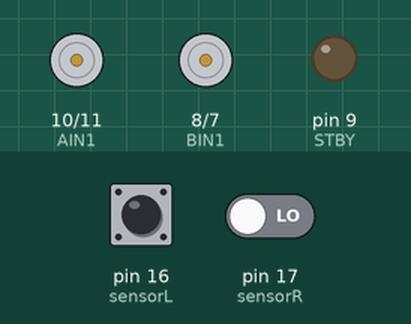
Simulated run of this sketch. Board: Arduino Uno, built with avr-gcc and run on an emulated ATmega328P. Parts: motor-driver pin pairs drawn as motors (green arrow = first pin HIGH = forward, orange = second pin HIGH = backward, longer = more drive, scaled by the enable pin, stopped while the standby pin is LOW), output pins drawn as LEDs (lit = HIGH). The test bench sets the inputs (shaded band); at power-on: pin 16 (sensorL) LOW, pin 17 (sensorR) LOW.

Above: at 1.2 s.
1.3 s: pin 16 (sensorL) driven HIGH
At 2.6 s:
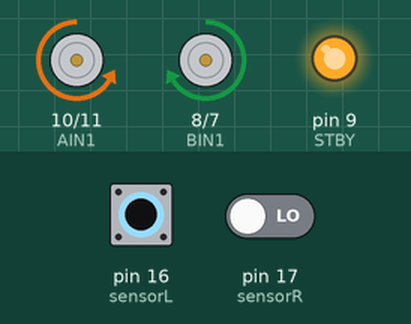
3.0 s: pin 17 (sensorR) driven HIGH
At 3.3 s:
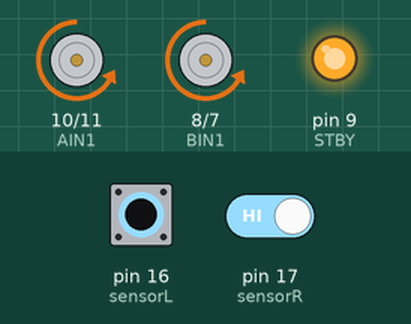
4.5 s: pin 16 (sensorL) driven LOW
At 5.1 s:
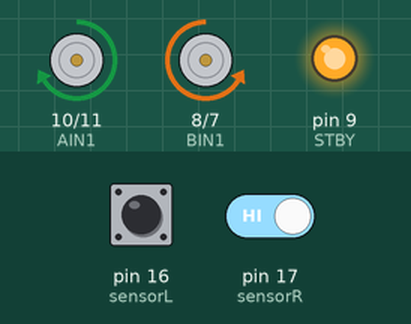
6.0 s: pin 17 (sensorR) driven LOW
At 7.0 s:
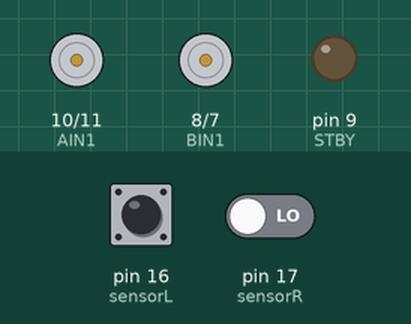
7.5 s: pin 16 (sensorL) pulsed HIGH 2 times (0.12 s each, 0.3 s apart)
At 8.0 s:
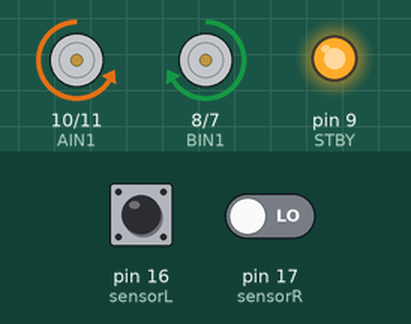
Timing chart, 0 to 10.5 s (numbered marks = the images above; inputs shaded):
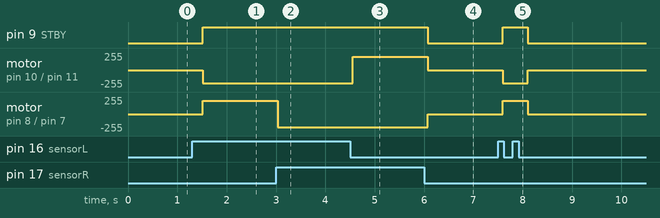

The sketch:

LineFollowerMaster3.ino
```cpp
//Crida a les llibreries necessàries per a realitzar la tasca
#include <Wire.h> //GY-723
#include <MechaQMC5883.h> //QMC5883 (controlador GY-723)
#include<SoftwareSerial.h>

//Definició dels pins a utilitzar
//1. Pins dels motors
#define AIN1 10
#define AIN2 11
#define BIN1 8
#define BIN2 7
#define PWMA 6
#define PWMB 5
#define STBY 9

//Inicialització dels objectes, variables i sensors
//1.GY-723
const float declinationBCN = 0.87; //Declinació terrestre a l'altura de Barcelona
MechaQMC5883 qmc;
//2.HC-05
SoftwareSerial bluetooth(4, 12);
boolean start = false;
//3. Sensor TCRT5000
#define sensorL 16
#define sensorR 17

//Funció setup que inicialitzarà les peces necessàries
void setup() {
  //1. Motors
  pinMode(STBY, OUTPUT);
  pinMode(PWMA, OUTPUT);
  pinMode(AIN1, OUTPUT);
  pinMode(AIN2, OUTPUT);
  pinMode(PWMB, OUTPUT);
  pinMode(BIN1, OUTPUT);
  pinMode(BIN2, OUTPUT);
  //2. GY-723
  Wire.begin();
  qmc.init();
  //3. Bluetooth
  bluetooth.begin(9600);
  //4. Output
  Serial.begin(9600);
  //5. Pins sensors
  pinMode(sensorL, INPUT);
  pinMode(sensorR, INPUT);
}

void loop() {
  //Cas de que el no es detecti cap línia, el robot avança
  if((digitalRead(sensorL) == true) && ((digitalRead(sensorR) == true)))
  {
    move(1, 200, -1); //Moviment motor 1
    move(2, 200, -1); //Moviment motor 2
    bluetooth.println("1");
    delay(250);
  }
  //Cas de que el robot detecta línia a la dreta, gira esquerra
  else if((digitalRead(sensorL) == true) && ((digitalRead(sensorR) == false)))
  {
    move(1, 200, -1); //Moviment motor 1
    move(2, 200, 1); //Moviment motor 2
    bluetooth.println("2");
    delay(250);
  }
  //Cas de que el robot detecta línia a l'esquerra, gira dreta
  else if((digitalRead(sensorL) == false) && ((digitalRead(sensorR) == true)))
  {
    move(1, 200, 1); //Moviment motor 1
    move(2, 200, -1); //Moviment motor 2
    bluetooth.println("3");
    delay(250);
  }
  //Cas de que el robot detecta línia als dos sensors i es para
  else if((digitalRead(sensorL) == false) && ((digitalRead(sensorR) == false)))
  {
    stop();
    bluetooth.println("4");
    delay(250);
  }
}
```

A_MotorControl.ino
```cpp
////////////////////////////////
////   MOVIMENT DEL ROBOT   ////
////////////////////////////////
//Classe encarregada de moure el robot i controlar-ne els seus moviments
//1. Funció per moure el robot indicant quin motor s'engega, la velocitat i el sentit (-1 endavant)
void move(int motor, int velocitat, int direccio)
{
  //Variables control del direcció
  boolean pinMotor1 = LOW;
  boolean pinMotor2 = HIGH;

  //Control de direcció
  if(direccio == 1)
  {
    pinMotor1 = HIGH;
    pinMotor2 = LOW;
  }

  //S'activa el motor
  digitalWrite(STBY, HIGH);

  //Control motor
  if(motor == 1) //Cas motor esquerra
  {
    digitalWrite(AIN1, pinMotor1);
    digitalWrite(AIN2, pinMotor2);
    analogWrite(PWMA, velocitat);
  }
  else //Control motor esquerra
  {
    digitalWrite(BIN1, pinMotor1);
    digitalWrite(BIN2, pinMotor2);
    analogWrite(PWMB, velocitat);
  }
}

//2. Funció per parar el robot
void stop()
{
  digitalWrite(STBY, LOW); //Es para el motor
}

//3. Funció per girar el robot en X graus a la dreta
void turnRight(float additionAngle)
{
  float actualAngle = getAngle(); //Obtenim l'angle actual
  float finalAngle = angleAddition(actualAngle, additionAngle, 0); //Es calcula l'angle final
  //Mentre que no s'arribi a l'angle, que continui girant
  while((int(actualAngle) > int(finalAngle) + 3) || (int(actualAngle) < int(finalAngle) - 3)) //Rotació fins arribar al final
  {
    move(1, 70, -1); //Moviment motor 1
    move(2, 70, 1); //Moviment motor 2
    actualAngle = getAngle();
  }
}

//4. Funció per girar el robot X graus a l'esquerra
void turnLeft(float additionAngle)
{
  float actualAngle = getAngle(); //Obtenim l'angle actual;
  float finalAngle = angleAddition(actualAngle, additionAngle, 1); //Es calcula l'angle final
  //Mentre que no s'arribi a l'angle, que continui girant
  while((int(actualAngle) > int(finalAngle) + 3) || (int(actualAngle) < int(finalAngle) - 3)) //Rotació fins arribar al final
  {
    move(1, 70, 1); //Moviment motor 1
    move(2, 70, -1); //Moviment motor 2
    actualAngle = getAngle();
  }
}

//5. Funció encarregada d'obtenir l'angle actual del front del robot (respecte el N magnètic)
int getAngle()
{
  int x,y,z; //Variables amb la que es treballarà
  //Obtenció de les dades
  qmc.read(&x, &y, &z);
  //Adquisició de l'angle en radians amb la fòrmula del triangle
  float angulo = atan2(y, x);
  //Conversió de l'angle a graus
  angulo = angulo * RAD_TO_DEG;
  //Adequació a la declinació terrestre de Barcelona
  angulo = angulo - declinationBCN;
  //Conversió de l'angle en cas de donar negatiu
  if(angulo < 0)
  {
    angulo = angulo + 360;
  }
  //Retorn de l'angle calculat
  return(int(angulo));
}

//6. Funció que calcula l'angle que ha de girar el robot a partir d'un input
float angleAddition(float initialAngle, float degrees, float direction)
{
  //Variable que es retornarà
  float finalAngle = 0;
  //Si s'indica que vol girar a l'esquerra, afegir graus
  if(direction == 1)
  {
    finalAngle = initialAngle + degrees;
    //Conversió per evitar angles superiors a 360º
    if(finalAngle >= 360)
    {
      finalAngle = finalAngle - 360;
    }
  }
  //En cas contrari, girar a la dreta restant graus
  else
  {
    finalAngle = initialAngle - degrees;
    //Conversió per evitar angles superiors  360º
    if(finalAngle >= 360)
    {
      finalAngle = 360 - finalAngle;
    }
    //Conversió per evitar angles negatius
    else if(finalAngle < 0)
    {
      finalAngle = finalAngle + 360;
    }
  }
  //Retorn de la variable final
  return finalAngle;
}
```

Measured:
- after the input at 1.3 s, pin 9 (STBY): LOW → HIGH after 0.22 s; motor on pin 10 (AIN1) / pin 11 (AIN2): stopped → backward 200/255 after 0.22 s; motor on pin 8 (BIN1) / pin 7 (BIN2): stopped → forward 200/255 after 0.22 s
- after the input at 3.0 s, motor on pin 8 (BIN1) / pin 7 (BIN2): forward 200/255 → backward 200/255 at once
- after the input at 4.5 s, motor on pin 10 (AIN1) / pin 11 (AIN2): backward 200/255 → forward 200/255 after 0.06 s
- after the input at 6.0 s, pin 9 (STBY): HIGH → LOW after 0.08 s; motor on pin 10 (AIN1) / pin 11 (AIN2): forward 200/255 → stopped after 0.08 s; motor on pin 8 (BIN1) / pin 7 (BIN2): backward 200/255 → stopped after 0.08 s
- after the input at 7.5 s, pin 9 (STBY): LOW → HIGH after 0.10 s, → LOW 0.51 s later; motor on pin 10 (AIN1) / pin 11 (AIN2): stopped → backward 200/255 after 0.10 s, → stopped 0.51 s later; motor on pin 8 (BIN1) / pin 7 (BIN2): stopped → forward 200/255 after 0.10 s, → stopped 0.51 s later
